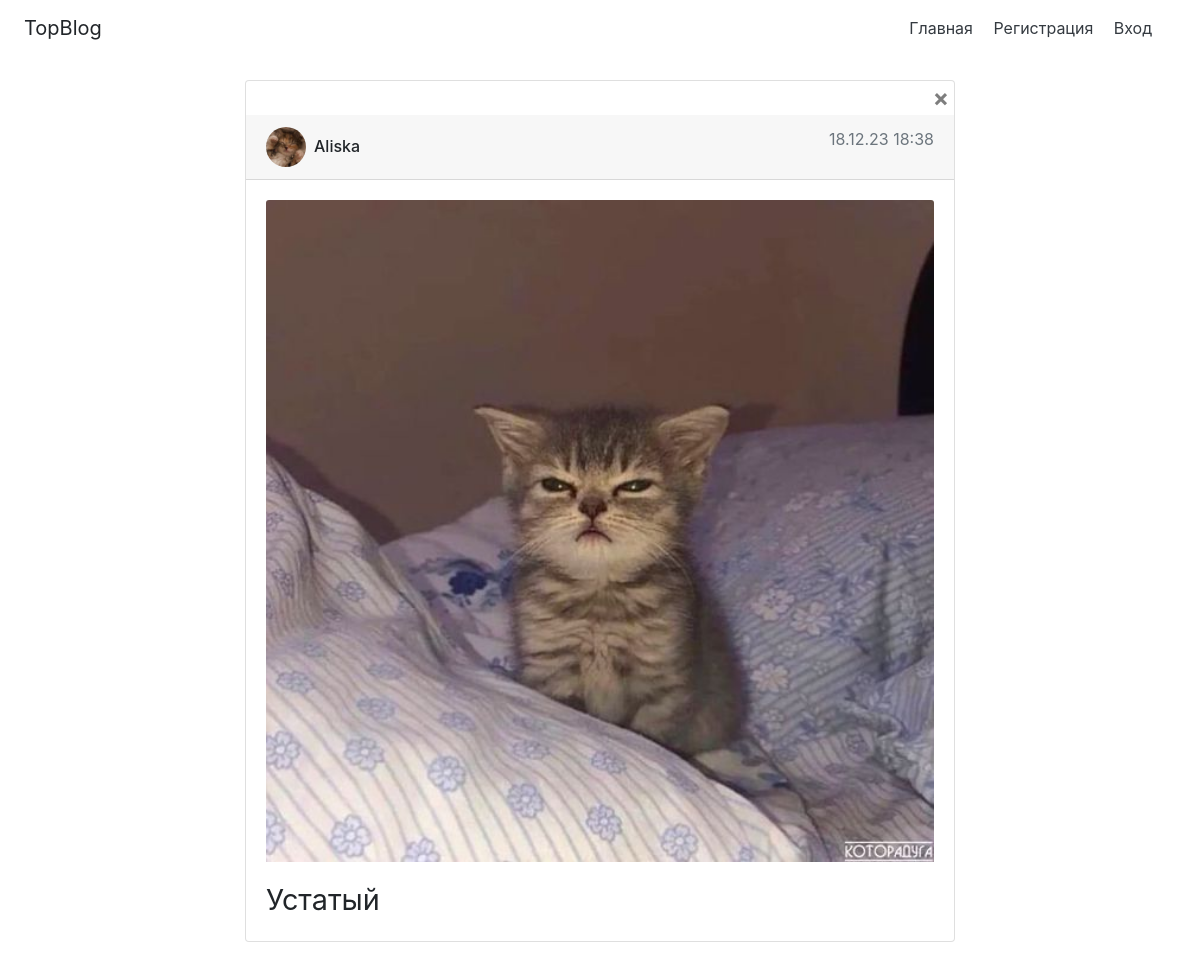
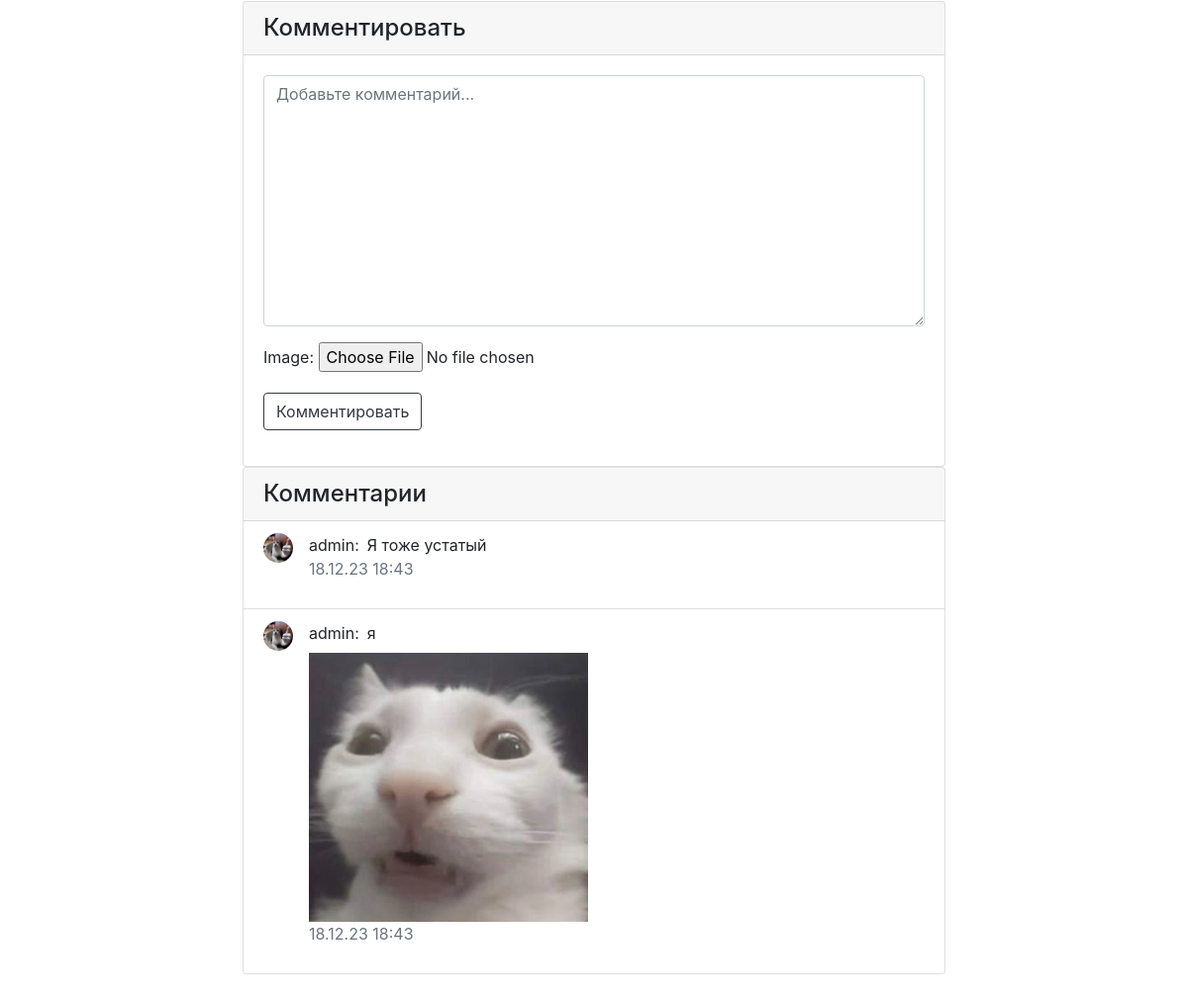
/post/52/, run on the app's committed database (2 pictures, top to bottom).
### main/models.py (models this page shows, shortened)
class Post(models.Model):
    user = models.ForeignKey(CustomUser, on_delete=models.CASCADE)
    text = models.TextField()
    image = models.ImageField(upload_to='post_images/', blank=True, null=True)
    created_at = models.DateTimeField(auto_now_add=True)

class CustomUser(AbstractUser):
    first_name = models.CharField(max_length=30, blank=True, null=True)
    last_name = models.CharField(max_length=30, blank=True, null=True)
    age = models.IntegerField(blank=True, null=True)
    avatar = models.ImageField(upload_to='avatars/', default=get_default_avatar)
    class Meta(AbstractUser.Meta):
        pass

class Comment(models.Model):
    post = models.ForeignKey(Post, on_delete=models.CASCADE)
    user = models.ForeignKey(CustomUser, on_delete=models.CASCADE)
    content = models.TextField()
    image = models.ImageField(upload_to='comment_images/', blank=True, null=True)
    created_at = models.DateTimeField(default=timezone.now)

### main/views.py (the view)
# urls.py: path('post/<int:post_id>/', post_detail, name='post_detail'),
def post_detail(request, post_id):
    post = get_object_or_404(Post, id=post_id)
    comments = Comment.objects.filter(post=post).order_by('created_at')
    comment_count = comments.count()
    if request.method == 'POST':
        form = CommentForm(request.POST, request.FILES)
        if form.is_valid():
            comment = form.save(commit=False)
            comment.post = post
            comment.user = request.user
            comment.save()
            form = CommentForm()
    else:
        form = CommentForm()
    return render(request, 'main/post_detail.html', {'post': post, 'comments': comments, 'form': form, 'comment_count': comment_count})

### main/forms.py
class CommentForm(forms.ModelForm):
    content = forms.CharField(
        widget=forms.Textarea(attrs={'class': 'form-control', 'placeholder': 'Добавьте комментарий...'}),
        label=''
    )
    class Meta:
        model = Comment
        fields = ['content', 'image']

### main/templates/main/post_detail.html (shortened to what this page needs)
{% extends "main/base.html" %}
{% block content %}
<div class="container mt-4">
  <div class="row justify-content-center">
    <div class="col-md-8">
      <div class="card mb-4">
        <div class="d-flex justify-content-end" style="padding:5px;">
          <button type="button" class="close" aria-label="Close" onclick="window.history.back()">
            <span aria-hidden="true">&times;</span>
          </button>
        </div>
        <div class="card-header d-flex justify-content-between align-items-center">
          <div class="d-flex align-items-center">
            {% if post.user.avatar and post.user.avatar.url %}
            <img src="{{ post.user.avatar.url }}" class="rounded-circle mr-2" alt="user Image"
              style="width: 40px; height: 40px; object-fit: cover;">
            {% else %}
            <div class="rounded-circle mr-2" style="width: 40px; height: 40px; background-color: #e9ecef;"></div>
            {% endif %}
            <h6 class="card-title mb-0">{{ post.user.username }}</h6>
          </div>
          <p class="text-muted">{{ post.created_at|date:"d.m.y H:i" }}</p>
        </div>
        <div class="card-body">
          {% if post.image %}
          <img src="{{ post.image.url }}" class="card-img-top mb-3" alt="Post Image" style="max-width: 100%; height: auto;">
          {% endif %}
          <p class="card-text" style="font-size: 1.8rem;">{{ post.text }}</p>
        </div>
      </div>
      <div class="card">
        <div class="card-header">
          <h4 class="card-title mb-0">Комментировать</h4>
        </div>
        <div class="card-body">
          <form method="post" enctype="multipart/form-data" action="{% url 'main:post_detail' post_id=post.id %}">
            {{ form.as_p }}
            <button type="submit" class="btn btn-outline-dark">Комментировать</button>
          </form>
        </div>
      </div>
      <div class="card mb-4">
        <div class="card-header">
          <h4 class="card-title mb-0">Комментарии</h4>
        </div>
        <ul class="list-group list-group-flush">
          {% for comment in comments %}
          <li class="list-group-item">
            <div class="d-flex align-items-start">
              <div class="mr-3">
                {% if comment.user.avatar and comment.user.avatar.url %}
                <img src="{{ comment.user.avatar.url }}" class="rounded-circle" alt="user Image"
                  style="width: 30px; height: 30px; object-fit: cover;">
                {% else %}
                <div class="rounded-circle" style="width: 30px; height: 30px; background-color: #e9ecef;"></div>
                {% endif %}
              </div>
              <div>
                <div class="d-flex align-items-center">
                  <span class="mr-2" style="font-size: 1rem;">{{ comment.user.username }}:</span>
                  <span>{{ comment.content }}</span>
                </div>
                {% if comment.image %}
                <img src="{{ comment.image.url }}" alt="Comment Image" class="mt-2"
                  style="max-width: 50%; height: auto;">
                {% endif %}
                <p class="text-muted">{{ comment.created_at|date:"d.m.y H:i" }}</p>
              </div>
            </div>
          </li>
          {% endfor %}
        </ul>
      </div>
    </div>
  </div>
</div>
{% endblock %}

### main/templates/main/base.html (shortened to what this page needs)
{% load static %}
{% load bootstrap4 %}
<head>
  {% bootstrap_css %}
  <link rel="stylesheet" type="text/css" href="{% static '../static/style.css' %}">
</head>
<body>
  <div class="d-flex flex-md-row align-items-center p-3 px-md-4 mb-3 bg-white">
      <h5 class="my-0 mr-md-auto font-weight-normal">TopBlog</h5>
    {% if user.is_authenticated %}
      <nav class="my-2 my-md-0 mr-md-3">
        <a class="p-2 text-dark" href="{% url 'main:index'%}">Главная</a>
        <a class="p-2 text-dark" href="{% url 'main:profile'%}">Мой профиль</a>
        <a class="p-2 text-dark" href="{% url 'main:logout' %}">Выйти</a>
      </nav>
   {% else %}
    <nav class="my-2 my-md-0 mr-md-3">
        <a class="p-2 text-dark" href="{% url 'main:index'%}">Главная</a>
        <a class="p-2 text-dark" href="{% url 'main:register'%}">Регистрация</a>
        <a class="p-2 text-dark" href="{% url 'main:login'%}">Вход</a>
    </nav>
  {% endif %}
  </div>
  <div class="container">
    {% block content %}
    {% endblock %}
  </div>
</body>
</html>

### main/static/style.css (style rules this page uses)
body { background-image: url("../images/background.png"); background-size: cover; background-position: center center; background-repeat: no-repeat; }

### data on the page
Post: user.avatar (picture), user.username "Aliska", created_at "18.12.23 18:38", image (picture), text "Устатый"
Comment: user.avatar (picture), user.username "admin", content "Я тоже устатый", created_at "18.12.23 18:43"
Comment: user.avatar (picture), user.username "admin", content "я", image (picture), created_at "18.12.23 18:43"
